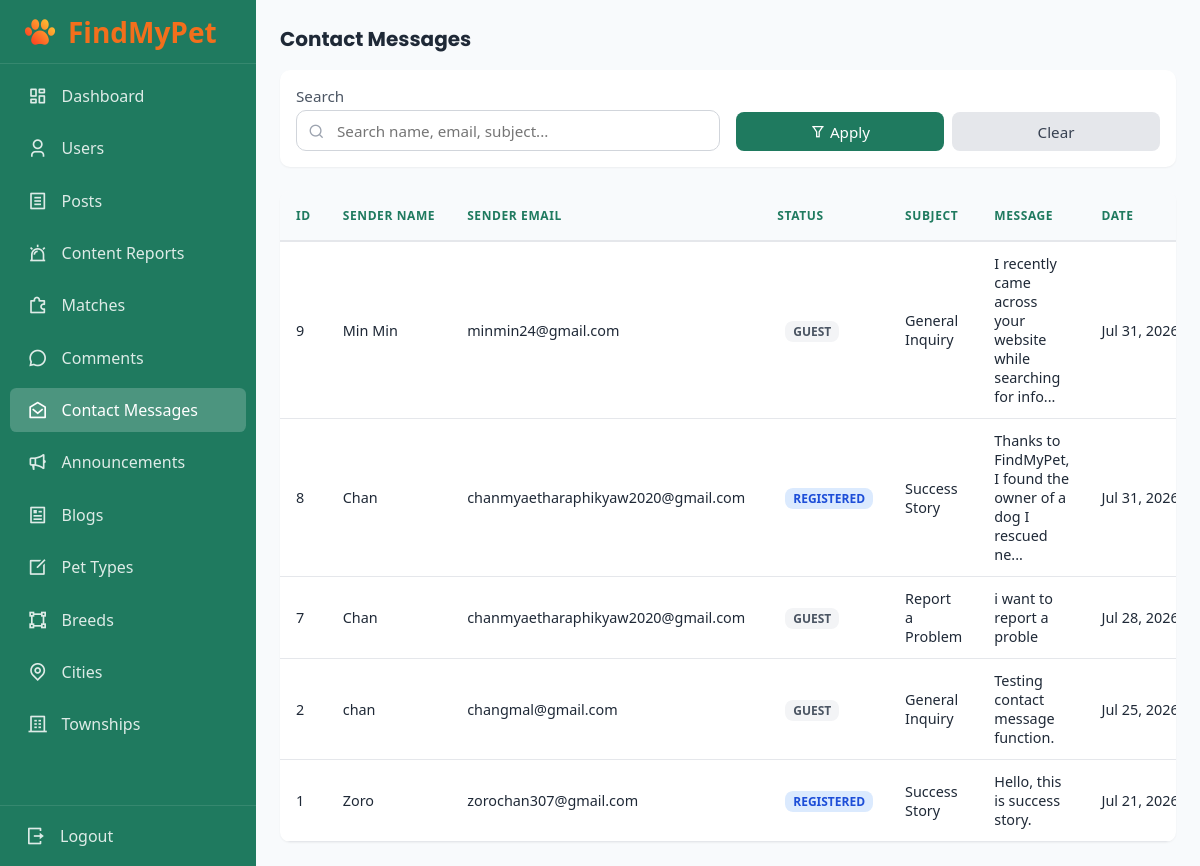
Screenshot of /admin/messages.php (signed in) with the database file from the repository.
### tables this page shows
CREATE TABLE `contact_message` (
  `id` int(11) NOT NULL,
  `user_id` int(11) DEFAULT NULL,
  `full_name` varchar(255) NOT NULL,
  `email` varchar(255) NOT NULL,
  `subject` varchar(100) NOT NULL,
  `message` text NOT NULL,
  `created_at` datetime DEFAULT current_timestamp()
);

### database/functions.php (called while the page is built, shortened)
<?php
function buildContactMessageFilters($search)
{
    $whereClauses = [];
    $params = [];
    return [
        'where' => empty($whereClauses)
            ? ''
            : 'WHERE ' . implode(' AND ', $whereClauses),
        'params' => $params
    ];
}
function getFilteredContactMessages(PDO $pdo, $search = '', $limit = 10, $offset = 0)
{
    $filterData = buildContactMessageFilters($search);
    $sql = "SELECT * FROM contact_message {$filterData['where']} ORDER BY created_at DESC";
    if ($limit !== null && $offset !== null) {
        $sql .= " LIMIT " . (int)$limit . " OFFSET " . (int)$offset;
    }
    $stmt = $pdo->prepare($sql);
    $stmt->execute($filterData['params']);
    return $stmt->fetchAll(PDO::FETCH_ASSOC);
}
function getUserTypeBadgeClass($isRegistered)
{
    return $isRegistered ? 'badge-registered' : 'badge-guest';
}

### admin/messages.php (the view, shortened to what this page needs)
<?php
require_once "../database/functions.php";
$search = isset($_GET['search']) ? trim($_GET['search']) : '';
$perPage = 10;
$currentPage = isset($_GET['page']) && is_numeric($_GET['page']) && $_GET['page'] > 0 ? (int)$_GET['page'] : 1;
$offset = ($currentPage - 1) * $perPage;
$messages = getFilteredContactMessages($pdo, $search, $perPage, $offset);
?>
<!DOCTYPE html>
<html lang="en">
<head>
    <link rel="stylesheet" href="../assets/css/style.css">
    <link rel="stylesheet" href="../assets/css/admin.css">
    <link href="https://cdn.jsdelivr.net/npm/remixicon@4.9.0/fonts/remixicon.css" rel="stylesheet" />
</head>
<body class="admin-body">
    <aside id="sidebar">
        <div>
            <div class="logo-container">
                <img src="../uploads/logo.png" alt="Logo" class="sidebar-logo">
                <span>FindMyPet</span>
            </div>
        </div>
        <nav>
            <a href="dashboard.php" class="admin-sidebar-link">
                <i class="ri-dashboard-line"></i>
                <span>Dashboard</span>
            </a>
            <a href="users.php" class="admin-sidebar-link">
                <i class="ri-user-3-line"></i>
                <span>Users</span>
            </a>
            <a href="posts.php" class="admin-sidebar-link">
                <i class="ri-file-list-line"></i>
                <span>Posts</span>
            </a>
            <a href="reports.php" class="admin-sidebar-link">
                <i class="ri-alarm-warning-line"></i>
                <span>Content Reports</span>
            </a>
            <a href="matches.php" class="admin-sidebar-link">
                <i class="ri-puzzle-2-line"></i>
                <span>Matches</span>
            </a>
            <a href="comments.php" class="admin-sidebar-link">
                <i class="ri-chat-3-line"></i>
                <span>Comments</span>
            </a>
            <a href="messages.php" class="admin-sidebar-link active">
                <i class="ri-mail-open-line"></i>
                <span>Contact Messages</span>
            </a>
            <a href="announcements.php" class="admin-sidebar-link">
                <i class="ri-megaphone-line"></i>
                <span>Announcements</span>
            </a>
            <a href="blogs.php" class="admin-sidebar-link">
                <i class="ri-article-line"></i>
                <span>Blogs</span>
            </a>
            <a href="pet_types.php" class="admin-sidebar-link">
                <i class="ri-edit-box-line"></i>
                <span>Pet Types</span>
            </a>
            <a href="breeds.php" class="admin-sidebar-link">
                <i class="ri-shape-2-line"></i>
                <span>Breeds</span>
            </a>
            <a href="cities.php" class="admin-sidebar-link">
                <i class="ri-map-pin-line"></i>
                <span>Cities</span>
            </a>
            <a href="townships.php" class="admin-sidebar-link">
                <i class="ri-building-4-line"></i>
                <span>Townships</span>
            </a>
        </nav>
        <div>
            <a href="logout.php" class="admin-sidebar-link">
                <i class="ri-logout-box-r-line"></i>
                <span>Logout</span>
            </a>
        </div>
    </aside>
    <main class="admin-main">
        <section>
            <div class="admin-header">
                <div class="admin-header-left">
                    <h3 class="admin-header-title">Contact Messages</h3>
                </div>
            </div>
            <form method="GET" action="messages.php" class="admin-filter-form">
                <div class="admin-form-grid" style="grid-template-columns: 1fr auto;">
                    <div class="admin-form-group">
                        <label class="admin-label">Search</label>
                        <div class="search-icon-wrapper">
                            <input type="text" name="search" placeholder="Search name, email, subject..." class="admin-input-search" value="<?= htmlspecialchars($search) ?>">
                            <i class="ri-search-line"></i>
                        </div>
                    </div>
                    <div class="admin-form-group form-actions">
                        <button type="submit" class="admin-btn admin-btn-primary form-action-btn">
                            <i class="ri-filter-line"></i> Apply
                        </button>
                        <a href="messages.php" class="admin-btn admin-btn-secondary form-action-btn">
                            Clear
                        </a>
                    </div>
                </div>
            </form>
            <div class="table-card">
                <div class="admin-table-wrapper">
                    <table class="admin-table">
                        <thead>
                            <tr>
                                <th>ID</th>
                                <th>Sender Name</th>
                                <th>Sender Email</th>
                                <th>Status</th>
                                <th>Subject</th>
                                <th>Message</th>
                                <th>Date</th>
                            </tr>
                        </thead>
                        <tbody>
                            <?php if (count($messages) > 0): ?>
                                <?php foreach ($messages as $msg): ?>
                                    <?php
                                    $formattedDate = date('M d, Y', strtotime($msg['created_at']));
                                    $isRegistered = !empty($msg['user_id']);
                                    ?>
                                    <tr>
                                        <td><?= $msg['id']; ?></td>
                                        <td>
                                            <div class="font-medium"><?= htmlspecialchars($msg['full_name']); ?></div>
                                        </td>
                                        <td><div class="text-sm"><?= htmlspecialchars($msg['email']); ?></div></td>
                                        <td><span class="admin-tab-badge <?= getUserTypeBadgeClass($isRegistered) ?> text-uppercase">
                                                <?= $isRegistered ? 'Registered' : 'Guest' ?>
                                            </span></td>
                                        <td class="font-medium"><?= htmlspecialchars($msg['subject']); ?></td>
                                        <td class="td-comment" title="<?= htmlspecialchars($msg['message']) ?>">
                                            <?php
                                            $shortMsg = strlen($msg['message']) > 60 ? substr($msg['message'], 0, 60) . '...' : $msg['message'];
                                            echo htmlspecialchars($shortMsg);
                                            ?>
                                        </td>
                                        <td class="td-date"><?= htmlspecialchars($formattedDate) ?></td>
                                    </tr>
                                <?php endforeach; ?>
                            <?php endif; ?>
                        </tbody>
                    </table>
                </div>
            </div>
        </section>
    </main>
</body>
</html>

### assets/css/style.css (style rules this page uses)
* { margin: 0; padding: 0; box-sizing: border-box; font-family: "Segoe UI", Tahoma, Geneva, Verdana, sans-serif; }
body { background-color: #f8fafc; }

### rows the page displays
contact_message: id "9", full_name "Min Min", email "minmin24@gmail.com", shows "GUEST", subject "General Inquiry", message "I recently came across your website while searching for info...", created_at "Jul 31,…"
contact_message: id "8", full_name "Chan", email "chanmyaetharaphikyaw2020@gmail.com", shows "REGISTERED", subject "Success Story", message "Thanks to FindMyPet, I found the owner of a dog I rescued ne...", created_at "Jul 31,…"
contact_message: id "7", full_name "Chan", email "chanmyaetharaphikyaw2020@gmail.com", shows "GUEST", subject "Report a Problem", message "i want to report a proble", created_at "Jul 28,…"
contact_message: id "2", full_name "chan", email "changmal@gmail.com", shows "GUEST", subject "General Inquiry", message "Testing contact message function.", created_at "Jul 25,…"
contact_message: id "1", full_name "Zoro", email "zorochan307@gmail.com", shows "REGISTERED", subject "Success Story", message "Hello, this is success story.", created_at "Jul 21,…"
